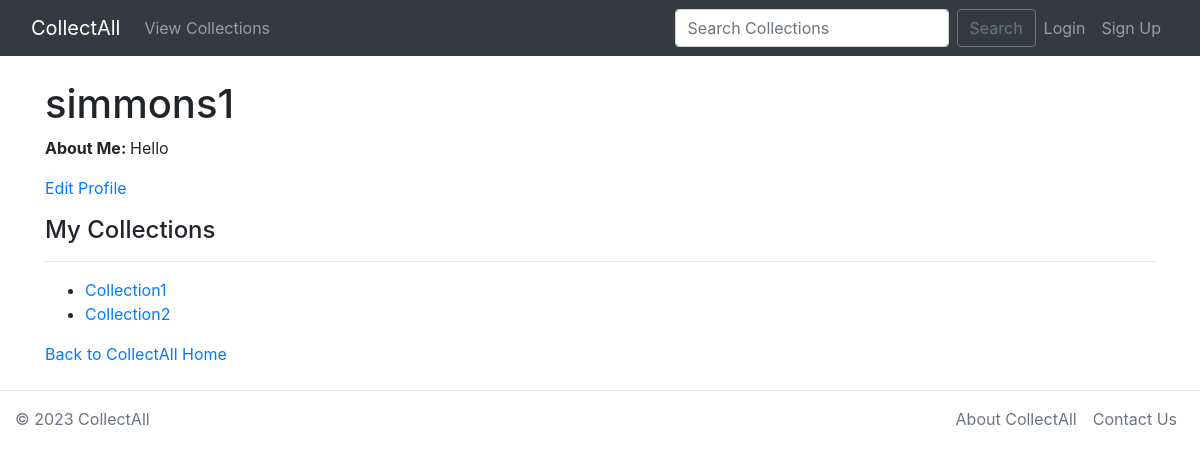
The page /profile/2 on the database its author committed.
### CollectAll/models.py (models this page shows, shortened)
class SiteUser(AbstractUser):
    private = models.BooleanField(null=True)
    first_name = models.CharField(max_length=150)
    description = models.TextField(null=True)
    user_image = models.ImageField(upload_to='images/', null=True, blank=True)
    favorite_collections = models.ManyToManyField(Collection, related_name='favored_by', blank=True)

class Collection(models.Model):
    name = models.CharField(max_length=200, help_text='Enter a Collection Title')
    private = models.BooleanField()
    favorite = models.BooleanField()
    notes = models.TextField()
    collectionType = models.ForeignKey('CollectionType', on_delete=models.RESTRICT, null=True)
    siteUser = models.ForeignKey('SiteUser', on_delete=models.RESTRICT, null=True)
    parent = models.ForeignKey('Collection', on_delete=models.RESTRICT, null=True, blank=True)
    collection_image = models.ImageField(upload_to='images/', null=True, blank=True)
    categories = models.ManyToManyField('Category', related_name='collections', blank=True)
    comments = models.ManyToManyField('Comment', related_name='collection_comments', blank=True)
    class Meta:
        ordering = ['name']
    def get_absolute_url(self):
        return reverse('collection_detail', args=[str(self.id)])

### CollectAll/views.py (the view, shortened to what this page needs)
# urls.py: path('profile/<int:pk>', views.ProfileView.as_view(), name='profile'),
class ProfileView(generic.DetailView):
	model = SiteUser
	fields = ['description', 'first_name', 'last_name', 'user_image']

### CollectAll/templates/CollectAll/siteuser_detail.html (shortened to what this page needs)
{% extends "CollectAll/base.html" %}
{% block content %}
        <h1>  {{ siteuser.username }} </h1>
    <p><strong>About Me: </strong>{{ siteuser.description }}</p>
    <a href="{% url 'profile_update' pk=siteuser.pk %}" >Edit Profile</a>
        <h4>My Collections</h4>
        <hr>
    {% if siteuser.collection_set.all %}
    <ul>
    {% for collection in siteuser.collection_set.all %}
    <li>
    <a href="{{ collection.get_absolute_url }}">{{ collection.name }}</a>
    </li>
    {% endfor %}
    </ul>
    {% else %}
    <p>There are no existing collections.</p>
    {% endif %}
        <a href="{% url 'index' %}">Back to CollectAll Home</a>
{% endblock %}

### rows shown on the page
SiteUser: username "simmons1", description "Hello"
Collection: name "Collection1"
Collection: name "Collection2"
